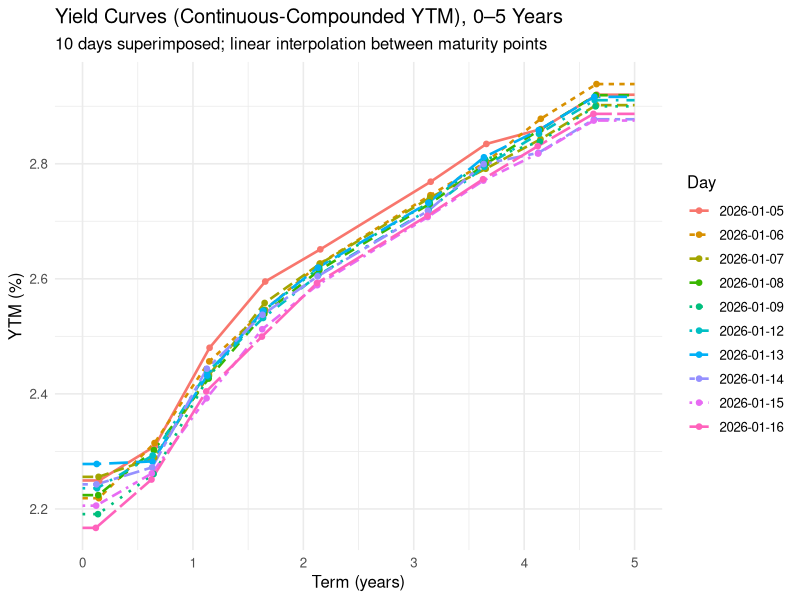
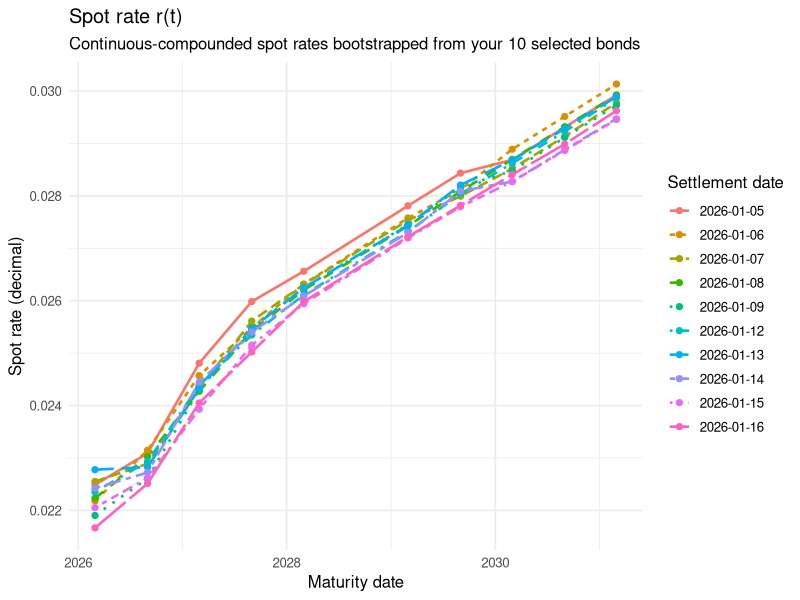
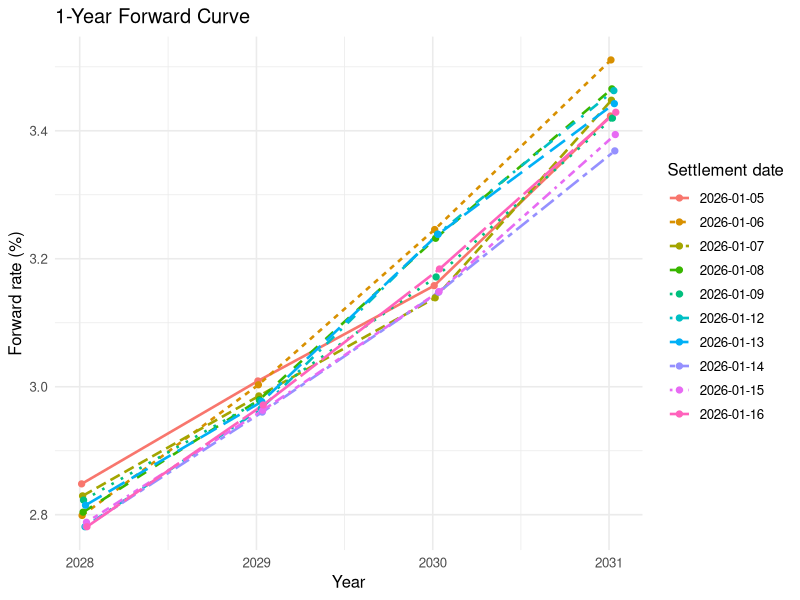

R code for these plots, in order:
## ---- chunk 1
library(tidyverse)
library(lubridate)

FACE <- 100

# -------------------------
# Bonds (your 10)
# -------------------------
bonds <- tibble::tribble(
  ~id, ~name,               ~coupon,  ~maturity,
   1, "CAN 0.25 Mar 26",    0.00250,  "2026-03-01",
   2, "CAN 1.00 Sep 26",    0.01000,  "2026-09-01",
   3, "CAN 1.25 Mar 27",    0.01250,  "2027-03-01",
   4, "CAN 2.75 Sep 27",    0.02750,  "2027-09-01",
   5, "CAN 3.50 Mar 28",    0.03500,  "2028-03-01",
   6, "CAN 4.00 Mar 29",    0.04000,  "2029-03-01",
   7, "CAN 3.50 Sep 29",    0.03500,  "2029-09-01",
   8, "CAN 2.75 Mar 30",    0.02750,  "2030-03-01",
   9, "CAN 2.75 Sep 30",    0.02750,  "2030-09-01",
  10, "CAN 2.75 Mar 31",    0.02750,  "2031-03-01"
) %>%
  mutate(maturity = as.Date(maturity))

# -------------------------
# Days (10)
# -------------------------
days <- as.Date(c("2026-01-05","2026-01-06","2026-01-07","2026-01-08","2026-01-09",
                  "2026-01-12","2026-01-13","2026-01-14","2026-01-15","2026-01-16"))

# -------------------------
# Clean prices (10x10)
# -------------------------
clean_mat <- matrix(c(
  99.70, 99.71, 99.71, 99.72, 99.73, 99.74, 99.74, 99.75, 99.76, 99.77,
  99.145,99.145,99.165,99.160,99.190,99.180,99.190,99.200,99.210,99.220,
  98.600,98.630,98.660,98.670,98.670,98.670,98.680,98.670,98.730,98.720,
  100.22,100.30,100.28,100.31,100.30,100.32,100.30,100.31,100.35,100.37,
  101.73,101.78,101.78,101.80,101.79,101.81,101.78,101.81,101.84,101.83,
  103.63,103.70,103.71,103.74,103.73,103.76,103.72,103.76,103.79,103.78,
  102.22,102.33,102.37,102.34,102.31,102.35,102.29,102.33,102.43,102.42,
  99.493,99.423,99.563,99.498,99.580,99.528,99.503,99.658,99.663,99.613,
  99.165,99.085,99.245,99.170,99.255,99.210,99.185,99.355,99.365,99.315,
  98.813,98.723,98.888,98.823,98.913,98.850,98.838,99.033,99.043,98.968
), nrow = 10, byrow = TRUE)

stopifnot(nrow(clean_mat) == 10, ncol(clean_mat) == 10)

colnames(clean_mat) <- format(days, "%Y-%m-%d")
rownames(clean_mat) <- as.character(1:10)

# -------------------------
# Long table: bond-day-clean
# -------------------------
prices <- as_tibble(clean_mat, rownames = "id") %>%
  mutate(id = as.integer(id)) %>%
  pivot_longer(-id, names_to = "settle_chr", values_to = "clean") %>%
  mutate(settle = as.Date(settle_chr)) %>%
  select(-settle_chr) %>%
  left_join(bonds, by = "id")

# -------------------------
# Lecture simplifications: ACT/365, semiannual coupons
# -------------------------
last_coupon_date <- function(settle, maturity) {
  d <- maturity
  while (d > settle) d <- d %m-% months(6)
  d
}

dirty_price <- function(clean, settle, maturity, coupon_rate, face = 100) {
  lc <- last_coupon_date(settle, maturity)
  n_days <- as.numeric(settle - lc)
  AI <- (n_days / 365) * (face * coupon_rate)
  clean + AI
}

cashflows <- function(settle, maturity, coupon_rate, face = 100) {
  d <- maturity
  pay_dates <- c()
  while (d > settle) {
    pay_dates <- c(d, pay_dates)
    d <- d %m-% months(6)
  }
  cpn_amt <- face * coupon_rate / 2
  cf <- rep(cpn_amt, length(pay_dates))
  cf[length(cf)] <- cf[length(cf)] + face
  t <- as.numeric(pay_dates - settle) / 365
  list(t = t, cf = cf)
}

prices <- prices %>%
  rowwise() %>%
  mutate(
    dirty = dirty_price(clean, settle, maturity, coupon, FACE),
    tau_maturity = as.numeric(maturity - settle) / 365
  ) %>%
  ungroup()

## ---- chunk 2
# ============================================================
# Q4(a): YTM (continuous comp) + superimposed 0–5y curves
# Interpolation technique: linear interpolation between observed maturities
# ============================================================

ytm_continuous <- function(dirty, settle, maturity, coupon_rate, face = 100) {
  cfobj <- cashflows(settle, maturity, coupon_rate, face)
  t <- cfobj$t
  cf <- cfobj$cf
  f <- function(y) sum(cf * exp(-y * t)) - dirty
  uniroot(f, lower = -0.05, upper = 0.25)$root
}

ytm_tbl <- prices %>%
  rowwise() %>%
  mutate(
    tau = tau_maturity,
    y_cont = ytm_continuous(dirty, settle, maturity, coupon, FACE)
  ) %>%
  ungroup() %>%
  filter(tau >= 0, tau <= 5)

tau_grid <- seq(0, 5, by = 0.01)

ytm_curve_grid <- ytm_tbl %>%
  group_by(settle) %>%
  arrange(tau, .by_group = TRUE) %>%
  reframe({
    x <- tau
    y <- y_cont
    tibble(
      tau = tau_grid,
      y_grid = approx(x = x, y = y, xout = tau_grid,
                      method = "linear", rule = 2)$y
    )
  })

ggplot() +
  geom_line(
    data = ytm_curve_grid,
    aes(x = tau, y = 100 * y_grid,
        group = factor(settle),
        color = factor(settle),
        linetype = factor(settle)),
    linewidth = 0.9
  ) +
  geom_point(
    data = ytm_tbl,
    aes(x = tau, y = 100 * y_cont, color = factor(settle)),
    size = 1.6
  ) +
  scale_x_continuous(breaks = 0:5) +
  labs(
    title = "Yield Curves (Continuous-Compounded YTM), 0–5 Years",
    subtitle = "10 days superimposed; linear interpolation between maturity points",
    x = "Term (years)",
    y = "YTM (%)",
    color = "Day",
    linetype = "Day"
  ) +
  theme_minimal(base_size = 12)

## ---- chunk 3
# ============================================================
# ============================================================
# CHUNK B (COMPLETE + FIXED) — SPOT CURVE r(t) with DOC-STYLE X-AXIS (MATURITY DATE)
# 10 daily spot curves superimposed
#
# Does NOT assume tau_years exists; computes it as (maturity - settle)/365
# ============================================================

library(tidyverse)
library(lubridate)

FACE <- 100

# --- needs these from your setup: prices, cashflows() ---
stopifnot(exists("prices"))
stopifnot(exists("cashflows"))

# Ensure tau_years exists (robust)
prices2 <- prices %>%
  mutate(
    tau_years = as.numeric(maturity - settle) / 365
  )

# --- Bootstrap spot points for ONE day (continuous comp) ---
bootstrap_spot_one_day <- function(day_df) {

  # ensure tau_years exists inside day_df too
  day_df <- day_df %>%
    mutate(tau_years = as.numeric(maturity - settle) / 365) %>%
    arrange(tau_years)

  known_t <- numeric(0)
  known_r <- numeric(0)

  r_at <- function(t) {
    if (length(known_t) == 0) stop("No known spot points yet.")
    if (any(abs(t - known_t) < 1e-12)) return(known_r[which.min(abs(t - known_t))])
    if (t < min(known_t)) return(known_r[which.min(known_t)])
    if (t > max(known_t)) return(known_r[which.max(known_t)])
    approx(x = known_t, y = known_r, xout = t, method = "linear")$y
  }

  out <- vector("list", nrow(day_df))

  for (j in seq_len(nrow(day_df))) {

    settle   <- day_df$settle[j]
    maturity <- day_df$maturity[j]
    cpn      <- day_df$coupon[j]
    Pdirty   <- day_df$dirty[j]

    cfobj <- cashflows(settle, maturity, cpn, FACE)
    t <- cfobj$t
    cf <- cfobj$cf
    n <- length(t)

    PV_known <- 0
    if (n > 1) {
      for (i in 1:(n - 1)) {
        ri <- r_at(t[i])
        PV_known <- PV_known + cf[i] * exp(-ri * t[i])
      }
    }

    Dn <- (Pdirty - PV_known) / cf[n]
    if (!is.finite(Dn) || Dn <= 0) {
      stop(paste0("BOOTSTRAP FAILED: settle=", settle,
                  " bond_id=", day_df$id[j],
                  " Dn=", signif(Dn, 8)))
    }

    rn <- -log(Dn) / t[n]

    known_t <- c(known_t, t[n])
    known_r <- c(known_r, rn)

    out[[j]] <- tibble(settle = settle, t_maturity = t[n], r_cont = rn)
  }

  bind_rows(out) %>% arrange(t_maturity)
}

# --- Bootstrap ALL days (NO group_modify) ---
prices_by_day <- split(prices2, prices2$settle)
spot_points <- purrr::map_dfr(prices_by_day, bootstrap_spot_one_day)

# --- Attach maturity dates by rank within each settle day ---
spot_curve_date <- prices2 %>%
  distinct(settle, id, name, maturity, tau_years) %>%
  arrange(settle, tau_years) %>%
  group_by(settle) %>%
  mutate(rank = row_number()) %>%
  ungroup() %>%
  left_join(
    spot_points %>%
      group_by(settle) %>%
      arrange(t_maturity, .by_group = TRUE) %>%
      mutate(rank = row_number()) %>%
      ungroup(),
    by = c("settle", "rank")
  ) %>%
  mutate(settle_f = factor(settle))

# --- Plot: doc-style axis = maturity date ---
ggplot(
  spot_curve_date,
  aes(
    x = maturity,
    y = r_cont,
    group = settle_f,
    color = settle_f,
    linetype = settle_f
  )
) +
  geom_line(linewidth = 0.9) +
  geom_point(size = 1.8) +
  labs(
    title = "Spot rate r(t)",
    subtitle = "Continuous-compounded spot rates bootstrapped from your 10 selected bonds",
    x = "Maturity date",
    y = "Spot rate (decimal)",
    color = "Settlement date",
    linetype = "Settlement date"
  ) +
  theme_minimal(base_size = 12)

## ---- chunk 4
# ============================================================
# CHUNK C (COMPLETE + FIXED) — 1-YEAR FORWARD CURVE with DOC-STYLE X-AXIS (DATE)
# Uses spot_points created in CHUNK B.
# ============================================================

library(tidyverse)
library(lubridate)

stopifnot(exists("spot_points"))

# Interpolate spot r(1)..r(5) per day
spot_int <- spot_points %>%
  group_by(settle) %>%
  arrange(t_maturity, .by_group = TRUE) %>%
  reframe({
    x <- t_maturity
    y <- r_cont
    tibble(
      T = 1:5,
      rT = approx(x = x, y = y, xout = 1:5, method = "linear", rule = 2)$y
    )
  })

# Forward (continuous comp): f_{T-1,T} = r(T)*T - r(T-1)*(T-1), T=2..5
fwd_1yr <- spot_int %>%
  group_by(settle) %>%
  arrange(T, .by_group = TRUE) %>%
  reframe({
    r <- rT
    endT <- 2:5
    f <- r[2:5] * (2:5) - r[1:4] * (1:4)
    tibble(endT = endT, fwd = f)
  }) %>%
  ungroup() %>%
  mutate(
    settle_date = as.Date(settle),
    end_date = settle_date + round(365 * endT),  # for plotting only
    settle_f = factor(settle)
  )

ggplot(
  fwd_1yr,
  aes(
    x = end_date,
    y = 100 * fwd,
    group = settle_f,
    color = settle_f,
    linetype = settle_f
  )
) +
  geom_line(linewidth = 0.9) +
  geom_point(size = 1.8) +
  labs(
    title = "1-Year Forward Curve",
    x = "Year",
    y = "Forward rate (%)",
    color = "Settlement date",
    linetype = "Settlement date"
  ) +
  theme_minimal(base_size = 12)

print(fwd_1yr %>% arrange(settle, endT), n = Inf)

## ---- chunk 5
# ============================================================
# Q5: Covariance matrices of daily LOG-RETURNS
#   (A) YIELDS: r1..r5 = 1y..5y yields (NO spot rates)
#   (B) FORWARDS: 1y-1y, 1y-2y, 1y-3y, 1y-4y
#
# Definition: X_{i,j} = log( r_{i,j+1} / r_{i,j} ), j = 1..9
# ============================================================

library(tidyverse)

stopifnot(exists("ytm_tbl"), exists("fwd_1yr"))

# -----------------------------
# (A) Yield covariance (X1..X5)
# -----------------------------
yield_terms <- 1:5

# get r_i,j = yield at i-year term for each day (interpolate within day)
yield_wide <- ytm_tbl %>%
  group_by(settle) %>%
  arrange(tau, .by_group = TRUE) %>%
  reframe({
    x <- tau
    y <- y_cont
    tibble(
      term = yield_terms,
      r = approx(x = x, y = y, xout = yield_terms, method = "linear", rule = 2)$y
    )
  }) %>%
  ungroup() %>%
  mutate(var = paste0("X", term)) %>%
  select(settle, var, r) %>%
  pivot_wider(names_from = var, values_from = r) %>%
  arrange(settle)

# compute log-returns X_{i,j} = log(r_{i,j+1}/r_{i,j}) for j=1..9
yield_logret <- yield_wide %>%
  mutate(across(starts_with("X"), ~ log(lead(.x) / .x))) %>%
  slice(1:(n() - 1)) %>%         # keep j = 1..9
  select(starts_with("X"))

Cov_Yield <- cov(as.matrix(yield_logret), use = "complete.obs")
rownames(Cov_Yield) <- colnames(Cov_Yield) <- paste0("X", 1:5)

# -----------------------------------------
# (B) Forward covariance (X1..X4 forwards)
# X1 = 1y-1y, X2 = 1y-2y, X3 = 1y-3y, X4 = 1y-4y
# -----------------------------------------
fwd_wide <- fwd_1yr %>%
  mutate(var = case_when(
    endT == 2 ~ "X1",   # 1y-1y
    endT == 3 ~ "X2",   # 1y-2y
    endT == 4 ~ "X3",   # 1y-3y
    endT == 5 ~ "X4"    # 1y-4y
  )) %>%
  select(settle, var, r = fwd) %>%
  pivot_wider(names_from = var, values_from = r) %>%
  arrange(settle)

# log-returns for forwards
fwd_logret <- fwd_wide %>%
  mutate(across(starts_with("X"), ~ log(lead(.x) / .x))) %>%
  slice(1:(n() - 1)) %>%
  select(starts_with("X"))

Cov_Forward <- cov(as.matrix(fwd_logret), use = "complete.obs")
rownames(Cov_Forward) <- colnames(Cov_Forward) <- paste0("X", 1:4)

# -----------------------------
# Print results
# -----------------------------
cat("\n=== Covariance matrix: daily log-returns of YIELDS (X1..X5 = 1y..5y) ===\n")
print(Cov_Yield)

cat("\n=== Covariance matrix: daily log-returns of FORWARDS (X1..X4 = 1y-1y..1y-4y) ===\n")
print(Cov_Forward)

## ---- chunk 6
#| results: 'asis'
#| echo: false
#| message: false
#| warning: false

stopifnot(exists("Cov_Yield"), exists("Cov_Forward"))

make_latex_eigen_table <- function(CovMat, caption_text) {

  eg <- eigen(as.matrix(CovMat))
  lam <- eg$values
  V   <- eg$vectors

  fmt_lam <- function(x) sprintf("%.6e", x)
  fmt_v   <- function(x) sprintf("% .4f", x)

  lam_row <- paste(sapply(lam, fmt_lam), collapse = " & ")
  V_rows  <- apply(V, 1, function(row) paste(sapply(row, fmt_v), collapse = " & "))

  cat(paste0(
"\\[
\\begin{array}{c|", paste(rep("c", ncol(V)), collapse=""), "}
\\lambda & ", lam_row, " \\\\
\\hline
\\vec{v} &
\\begin{array}{", paste(rep("c", ncol(V)), collapse=""), "}
", paste(V_rows, collapse=" \\\\\n"), "
\\end{array}
\\end{array}
\\]
\n\n\\textit{", caption_text, "}\n\n"
  ))
}

cat("The eigenvalues and eigenvectors for the log-returns of yield covariance matrix are:\n\n")
make_latex_eigen_table(Cov_Yield, "Table: eigen of yield rate")

cat("The eigenvalues and eigenvectors for the log-returns of forward covariance matrix are:\n\n")
make_latex_eigen_table(Cov_Forward, "Table: eigen of forward rate")

